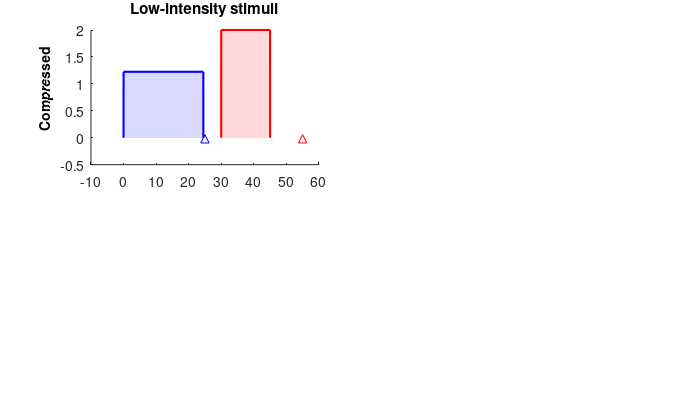

Source code (MATLAB): (Note: this script raises an error after producing the figure.)
clear;
clc;

saveFig= 1;
dirStruct.png= [pwd filesep 'final_figs' filesep];

nFibers= 30;
hearing_loss_dB= 30;
low_int_level= 25;
high_int_level= 60;


nh_thresh_min= 0;
nh_thresh_range= 25-.5;
nh_thresh_max= nh_thresh_min+nh_thresh_range;

hi_comp_thresh_min= nh_thresh_min+hearing_loss_dB;
hi_comp_thresh_range= 15;
hi_comp_thresh_max= hi_comp_thresh_min+hi_comp_thresh_range;

hi_expand_thresh_min= nh_thresh_min+hearing_loss_dB;
hi_expand_thresh_range= 50;
hi_expand_thresh_max= hi_expand_thresh_min+hi_expand_thresh_range;

gain_comp_group= hi_comp_thresh_min - nh_thresh_min;
gain_expand_group= hi_expand_thresh_min - nh_thresh_min;


nh_active_max_low= min(nh_thresh_max, low_int_level);
hi_comp_active_max_low= min(hi_comp_thresh_max, low_int_level+gain_comp_group);
hi_expand_active_max_low= min(hi_expand_thresh_max, low_int_level+gain_expand_group);

nh_active_max_high= min(nh_thresh_max, high_int_level);
hi_comp_active_max_high= min(hi_comp_thresh_max, high_int_level+gain_comp_group);
hi_expand_active_max_high= min(hi_expand_thresh_max, high_int_level+gain_expand_group);

%%
plt.lw= 1.5;
plt.fAlpha= .15;
plt.stim_level_Y= -.02;
plt.mulX= -0.01;
plt.mulY= 1.08;
plt.txtX= -0.2;
plt.txtY= 0.25;
plt.ttlY= 1.1;


figSize_in= [1 1 7 4];
figure_prop_name = {'PaperPositionMode','units','Position', 'Renderer'};
figure_prop_val =  { 'auto'            ,'inches', figSize_in, 'painters'};  % [Xcorner Ycorner Xwidth Ywidth]
figure(1);
set(gcf,figure_prop_name,figure_prop_val);


% Threshold distribution 

sp_ax(1)= subplot(2, 2, 1);
hold on;
plot([nh_thresh_min-.01 nh_thresh_min nh_thresh_max nh_thresh_max+.01], nFibers*[0 1 1 0]/(nh_thresh_max-nh_thresh_min), 'b', 'linew', plt.lw);
plot([hi_comp_thresh_min-.01 hi_comp_thresh_min hi_comp_thresh_max hi_comp_thresh_max+.01], nFibers*[0 1 1 0]/(hi_comp_thresh_max-hi_comp_thresh_min), 'r', 'linew', plt.lw);

lHan(1)= fill([nh_thresh_min nh_active_max_low nh_active_max_low nh_thresh_min  nh_thresh_min], nFibers*[0 0 1 1 0]/(nh_thresh_max-nh_thresh_min), 'b', 'facealpha', plt.fAlpha, 'LineStyle','none');
lHan(2)= fill([hi_comp_thresh_min hi_comp_active_max_low hi_comp_active_max_low hi_comp_thresh_min  hi_comp_thresh_min], nFibers*[0 0 1 1 0]/(hi_comp_thresh_max-hi_comp_thresh_min), 'r', 'facealpha', plt.fAlpha, 'LineStyle','none');

plot(low_int_level, plt.stim_level_Y, '^b');
plot(low_int_level+gain_comp_group, plt.stim_level_Y, '^r');
text(plt.txtX, plt.txtY, 'Compressed', 'Units', 'normalized', 'FontWeight', 'bold', 'VerticalAlignment', 'middle', 'Rotation', 90);
ttlHan= title('Low-intensity stimuli', 'Units', 'normalized');
ttlHan.Position(2)= plt.ttlY;
legend(lHan, 'NH', 'HI', 'box', 'off');
set(gca, 'XTickLabel', '');
text(plt.mulX, plt.mulY, 'x10^3', 'Units', 'normalized');

sp_ax(3)= subplot(2, 2, 3);
hold on;
plot([nh_thresh_min-.01 nh_thresh_min nh_thresh_max nh_thresh_max+.01], nFibers*[0 1 1 0]/(nh_thresh_max-nh_thresh_min), 'linew', plt.lw);
plot([hi_expand_thresh_min-.01 hi_expand_thresh_min hi_expand_thresh_max hi_expand_thresh_max+.01], nFibers*[0 1 1 0]/(hi_expand_thresh_max-hi_expand_thresh_min), 'linew', plt.lw);

fill([nh_thresh_min nh_active_max_low nh_active_max_low nh_thresh_min  nh_thresh_min], nFibers*[0 0 1 1 0]/(nh_thresh_max-nh_thresh_min), 'b', 'facealpha', plt.fAlpha, 'LineStyle','none');
fill([hi_expand_thresh_min hi_expand_active_max_low hi_expand_active_max_low hi_expand_thresh_min  hi_expand_thresh_min], ...
    nFibers*[0 0 1 1 0]/(hi_expand_thresh_max-hi_expand_thresh_min), 'r', 'facealpha', plt.fAlpha, 'LineStyle','none');

plot(low_int_level, plt.stim_level_Y, '^b');
plot(low_int_level+gain_expand_group, plt.stim_level_Y, '^r');
text(plt.txtX, plt.txtY, 'Expanded', 'Units', 'normalized', 'FontWeight', 'bold', 'VerticalAlignment', 'middle', 'Rotation', 90);
text(plt.mulX, plt.mulY, 'x10^3', 'Units', 'normalized');

xlabHan= xlabel('Level (dB SPL)', 'units', 'normalized');
xlabHan.Position(1)= 1.15;
ylabHan= ylabel('#AN Fibers', 'Units', 'normalized');
ylabHan.Position(1:2)= [-.1 1.2];

% Coding of low-intensity stimuli


sp_ax(2)= subplot(2, 2, 2);
hold on;
plot([nh_thresh_min-.01 nh_thresh_min nh_thresh_max nh_thresh_max+.01], nFibers*[0 1 1 0]/(nh_thresh_max-nh_thresh_min), 'linew', plt.lw);
plot([hi_comp_thresh_min-.01 hi_comp_thresh_min hi_comp_thresh_max hi_comp_thresh_max+.01], nFibers*[0 1 1 0]/(hi_comp_thresh_max-hi_comp_thresh_min), 'linew', plt.lw);

fill([nh_thresh_min nh_active_max_high nh_active_max_high nh_thresh_min  nh_thresh_min], nFibers*[0 0 1 1 0]/(nh_thresh_max-nh_thresh_min), 'b', 'facealpha', plt.fAlpha, 'LineStyle','none');
fill([hi_comp_thresh_min hi_comp_active_max_high hi_comp_active_max_high hi_comp_thresh_min  hi_comp_thresh_min], ...
    nFibers*[0 0 1 1 0]/(hi_comp_thresh_max-hi_comp_thresh_min), 'r', 'facealpha', plt.fAlpha, 'LineStyle','none');

plot(high_int_level, plt.stim_level_Y, '^b');
plot(high_int_level+gain_comp_group, plt.stim_level_Y, '^r');
ttlHan= title('High-intensity stimuli', 'Units', 'normalized');
ttlHan.Position(2)= plt.ttlY;
set(gca, 'XTickLabel', '');
text(plt.mulX, plt.mulY, 'x10^3', 'Units', 'normalized');

sp_ax(4)= subplot(2, 2, 4);
hold on;
plot([nh_thresh_min-.01 nh_thresh_min nh_thresh_max nh_thresh_max+.01], nFibers*[0 1 1 0]/(nh_thresh_max-nh_thresh_min), 'linew', plt.lw);
plot([hi_expand_thresh_min-.01 hi_expand_thresh_min hi_expand_thresh_max hi_expand_thresh_max+.01], nFibers*[0 1 1 0]/(hi_expand_thresh_max-hi_expand_thresh_min), 'linew', plt.lw);

fill([nh_thresh_min nh_active_max_high nh_active_max_high nh_thresh_min  nh_thresh_min], nFibers*[0 0 1 1 0]/(nh_thresh_max-nh_thresh_min), 'b', 'facealpha', plt.fAlpha, 'LineStyle','none');
fill([hi_expand_thresh_min hi_expand_active_max_high hi_expand_active_max_high hi_expand_thresh_min  hi_expand_thresh_min], ...
    nFibers*[0 0 1 1 0]/(hi_expand_thresh_max-hi_expand_thresh_min), 'r', 'facealpha', plt.fAlpha, 'LineStyle','none');

plot(high_int_level, plt.stim_level_Y, '^b');
plot(high_int_level+gain_expand_group, plt.stim_level_Y, '^r');
text(plt.mulX, plt.mulY, 'x10^3', 'Units', 'normalized');

linkaxes(sp_ax);
set(findall(gcf,'-property','FontSize'),'FontSize', 12);
set(findall(gcf,'-property','TickLength'),'TickLength', [.02 .03]);
set(findall(gcf,'-property','XTick'),'XTick', 0:20:100);

%% define new axes for AB
Xcorner_AB= .09;
Xwidth_AB= .36;
Xshift_horz= .12;

Ycorner_AB= .11;
Ywidth_AB= .35;
Yshift_AB= .09;

% B
set(sp_ax(3),'Position',[Xcorner_AB Ycorner_AB Xwidth_AB Ywidth_AB])
drawnow
% A
set(sp_ax(1),'Position',[Xcorner_AB Ycorner_AB+Ywidth_AB+Yshift_AB Xwidth_AB Ywidth_AB])
drawnow
Xcorner_CD= Xcorner_AB+Xwidth_AB+Xshift_horz;

% D
set(sp_ax(4),'Position',[Xcorner_CD Ycorner_AB Xwidth_AB Ywidth_AB])
drawnow
% C
set(sp_ax(2),'Position',[Xcorner_CD Ycorner_AB+Ywidth_AB+Yshift_AB Xwidth_AB Ywidth_AB])
drawnow

%%
if saveFig
    print([dirStruct.png 'FigS2_vowel_conso_hypo'], '-dpng',  '-r600');
end
